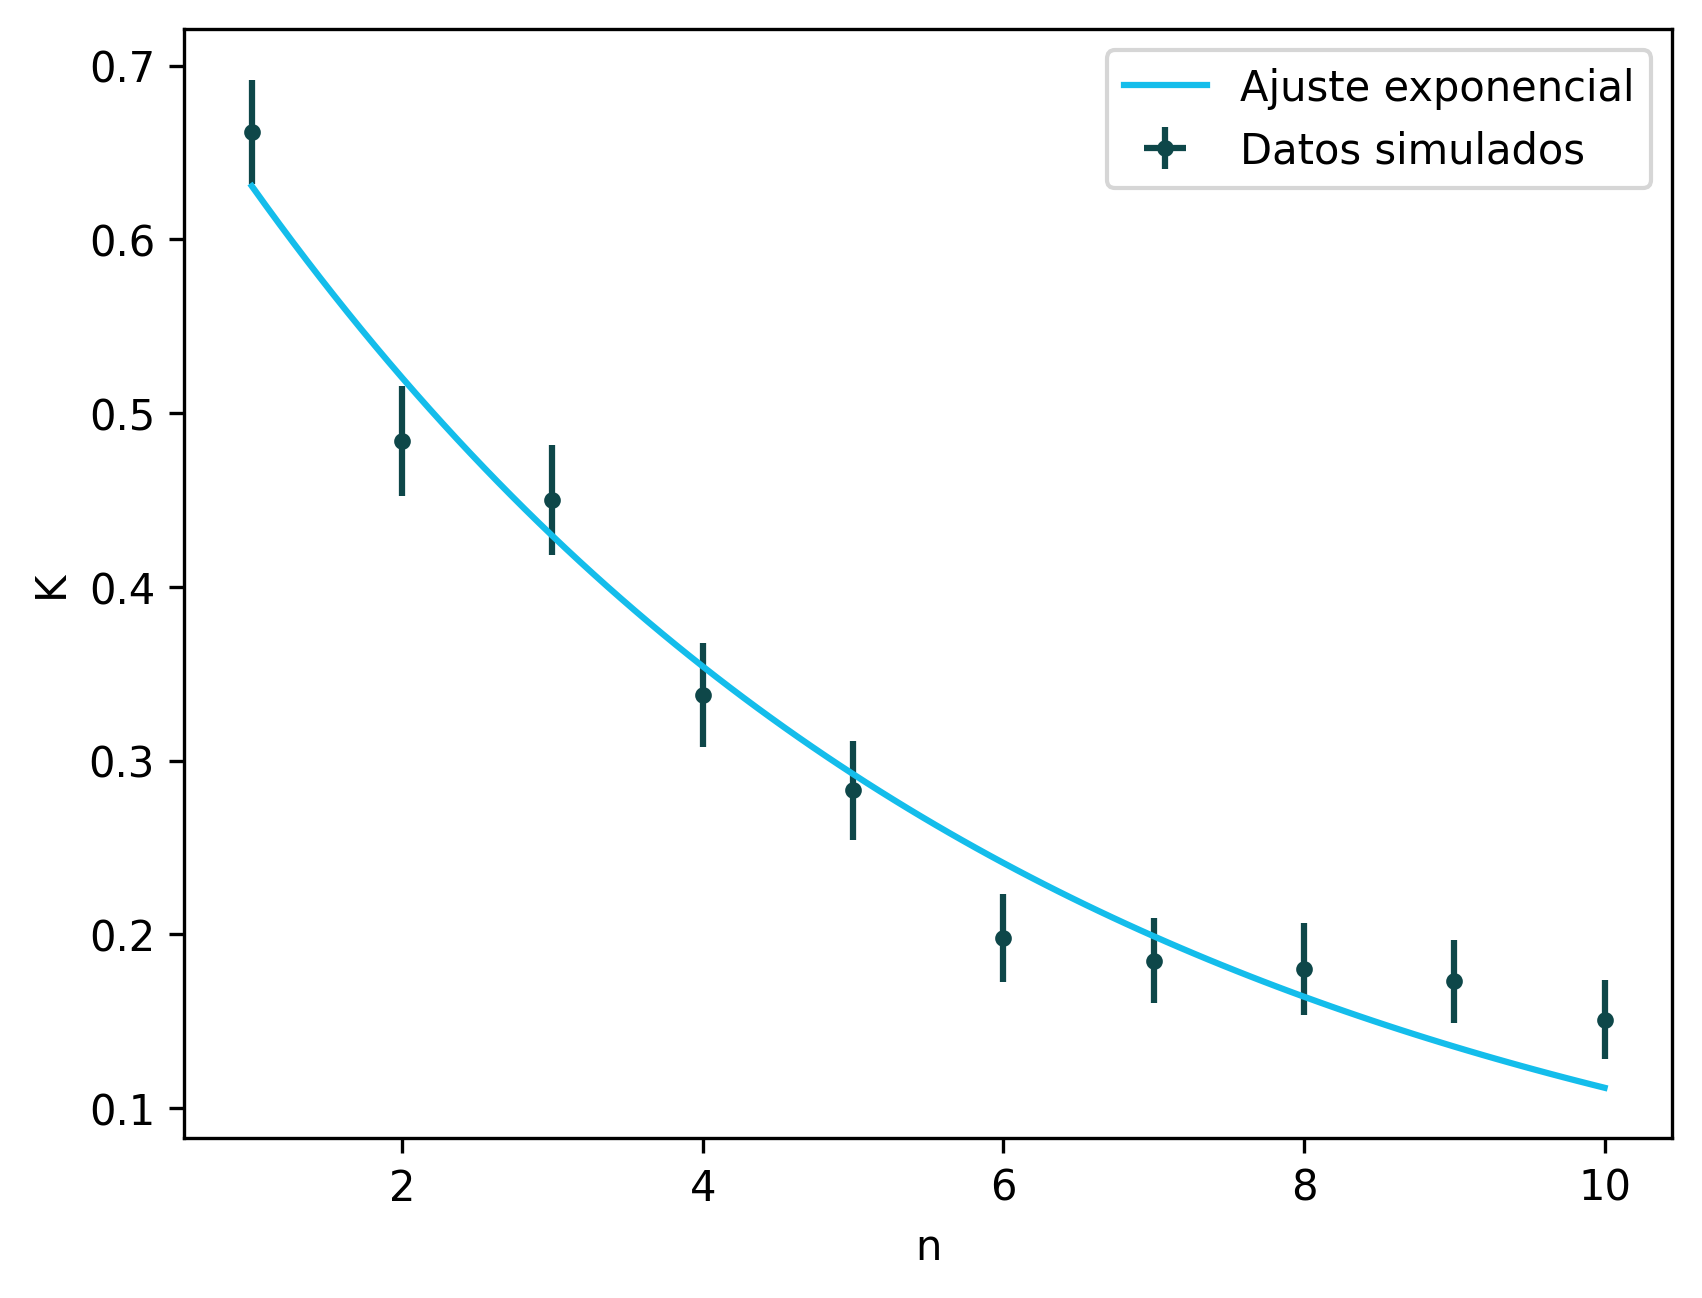

Recreate this plot in Python.
import matplotlib.pyplot as plt
import numpy as np

# Función exponencial
def f(x, a, b):
    return a * np.exp(-b * x)

# Leer datos del archivo
x = []
K = []
error_x = []
error_K = []
with open('barreras_K.txt', 'r') as archivo:
    archivo.readline()  # Saltar una línea comentada
    for linea in archivo:
        datos = linea.split('\t')
        x.append(float(datos[0]))
        K.append(float(datos[1]))
        error_x.append(float(datos[2]))
        error_K.append(float(datos[3]))

# Definir los valores de a y b
a = 0.764418
b = 0.192254

# Generar puntos para la curva ajustada
x_fit = np.linspace(min(x), max(x), 100)
y_fit = f(x_fit, a, b)

# Representar los datos simulados
plt.errorbar(x, K, xerr=error_x, yerr=error_K, color='#0E4749', linestyle='', marker='.', label='Datos simulados')

# Representar la curva ajustada
plt.plot(x_fit, y_fit, color='#14BDEB', label='Ajuste exponencial')

# Nombres de los ejes
plt.xlabel('n')
plt.ylabel('K')

# Configurar leyenda
plt.legend()

# Mostrar y guardar la gráfica
#plt.show()
plt.savefig('grafica_barreras_K.png', dpi=300, bbox_inches='tight')
